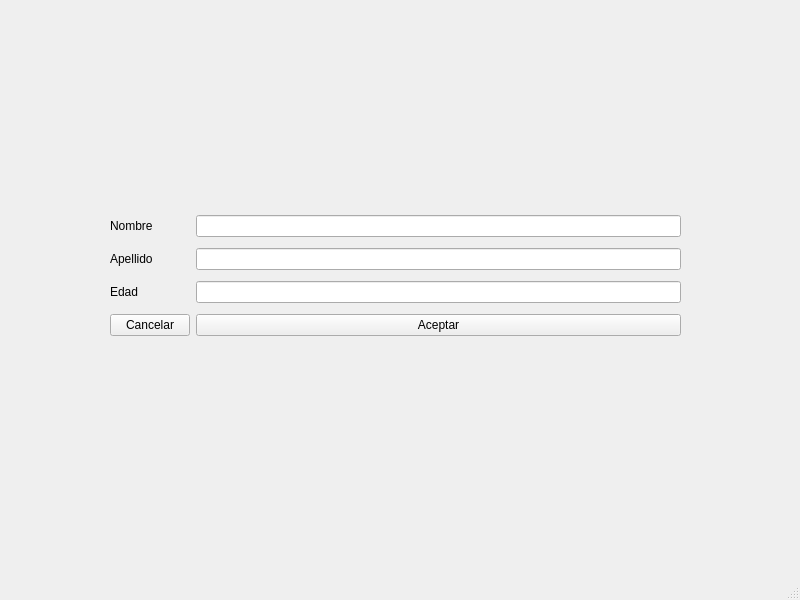
<?xml version="1.0" encoding="UTF-8"?>
<ui version="4.0">
 <class>MainWindow</class>
 <widget class="QMainWindow" name="MainWindow">
  <property name="geometry">
   <rect>
    <x>0</x>
    <y>0</y>
    <width>800</width>
    <height>600</height>
   </rect>
  </property>
  <property name="windowTitle">
   <string>MainWindow</string>
  </property>
  <widget class="QWidget" name="centralwidget">
   <widget class="QWidget" name="gridLayoutWidget">
    <property name="geometry">
     <rect>
      <x>110</x>
      <y>210</y>
      <width>571</width>
      <height>131</height>
     </rect>
    </property>
    <layout class="QGridLayout" name="gridLayout">
     <item row="0" column="0">
      <widget class="QLabel" name="label">
       <property name="text">
        <string>Nombre</string>
       </property>
      </widget>
     </item>
     <item row="3" column="1">
      <layout class="QGridLayout" name="gridLayout_5">
       <item row="0" column="0">
        <widget class="QPushButton" name="pushButton">
         <property name="text">
          <string>Aceptar</string>
         </property>
        </widget>
       </item>
      </layout>
     </item>
     <item row="1" column="0">
      <widget class="QLabel" name="label_2">
       <property name="text">
        <string>Apellido</string>
       </property>
      </widget>
     </item>
     <item row="2" column="0">
      <widget class="QLabel" name="label_3">
       <property name="text">
        <string>Edad</string>
       </property>
      </widget>
     </item>
     <item row="2" column="1">
      <widget class="QLineEdit" name="lineEdit_3"/>
     </item>
     <item row="3" column="0">
      <widget class="QPushButton" name="pushButton_2">
       <property name="text">
        <string>Cancelar</string>
       </property>
      </widget>
     </item>
     <item row="0" column="1">
      <widget class="QLineEdit" name="lineEdit"/>
     </item>
     <item row="1" column="1">
      <widget class="QLineEdit" name="lineEdit_2"/>
     </item>
    </layout>
   </widget>
  </widget>
  <widget class="QMenuBar" name="menubar">
   <property name="geometry">
    <rect>
     <x>0</x>
     <y>0</y>
     <width>800</width>
     <height>21</height>
    </rect>
   </property>
  </widget>
  <widget class="QStatusBar" name="statusbar"/>
 </widget>
 <resources/>
 <connections/>
</ui>
